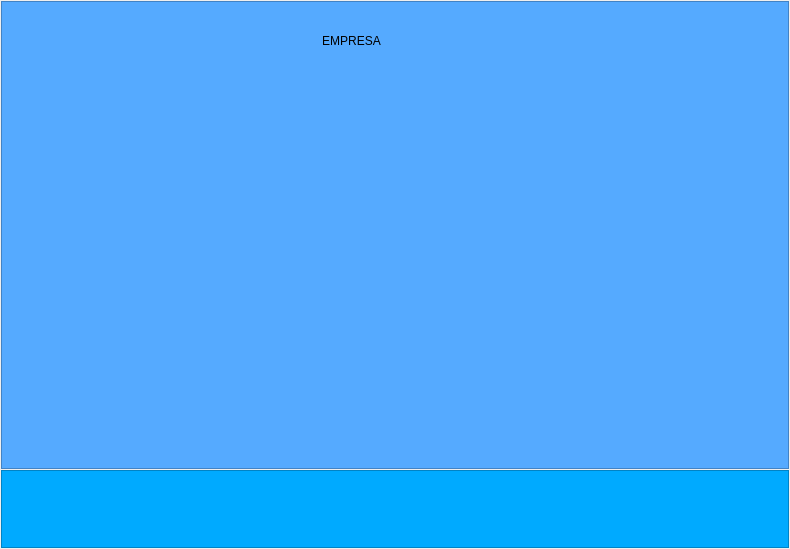
             <widget class="QWidget" name="page_ark_company">
              <property name="minimumSize">
               <size>
                <width>790</width>
                <height>549</height>
               </size>
              </property>
              <layout class="QVBoxLayout" name="verticalLayout_20" stretch="6,1">
               <property name="spacing">
                <number>1</number>
               </property>
               <property name="leftMargin">
                <number>1</number>
               </property>
               <property name="topMargin">
                <number>1</number>
               </property>
               <property name="rightMargin">
                <number>1</number>
               </property>
               <property name="bottomMargin">
                <number>1</number>
               </property>
               <item>
                <widget class="QFrame" name="frame_form_company">
                 <property name="styleSheet">
                  <string notr="true">/* Estilo del marco */
QFrame {
    background-color: rgb(85, 170, 255);
   
}
</string>
                 </property>
                 <property name="frameShape">
                  <enum>QFrame::Shape::StyledPanel</enum>
                 </property>
                 <property name="frameShadow">
                  <enum>QFrame::Shadow::Raised</enum>
                 </property>
                 <widget class="QLabel" name="label_titel_company">
                  <property name="geometry">
                   <rect>
                    <x>280</x>
                    <y>30</y>
                    <width>141</width>
                    <height>20</height>
                   </rect>
                  </property>
                  <property name="frameShadow">
                   <enum>QFrame::Shadow::Plain</enum>
                  </property>
                  <property name="text">
                   <string>EMPRESA</string>
                  </property>
                  <property name="alignment">
                   <set>Qt::AlignmentFlag::AlignCenter</set>
                  </property>
                 </widget>
                </widget>
               </item>
               <item>
                <widget class="QFrame" name="frame_actbar_company">
                 <property name="styleSheet">
                  <string notr="true">/* Estilo del marco */
QFrame {
    background-color: rgb(0, 170, 255);
   
}</string>
                 </property>
                 <property name="frameShape">
                  <enum>QFrame::Shape::StyledPanel</enum>
                 </property>
                 <property name="frameShadow">
                  <enum>QFrame::Shadow::Raised</enum>
                 </property>
                </widget>
               </item>
              </layout>
             </widget>
